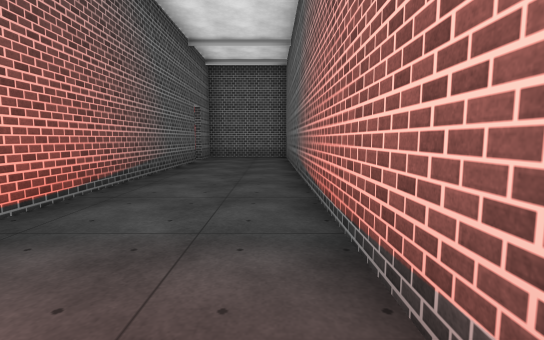
View 1 (above)

23 first-person views from a walk through a 3-D level made in the Unity game engine. The camera is 1.3 m above the floor, tilts 6° down and sees 85° across. Doors are open. The floor is counted in squares, 2 m on a side. Each view is taken from the middle of a square. On the plan, view 1 faces up. The plan holds only what a view shows up to about 9 squares ahead; the rest is blank. The place goes on beyond the plan. The player is left out. Some surface patterns are stand-ins.

View 2
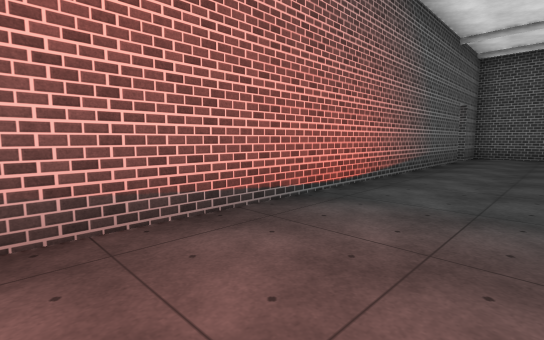

View 3
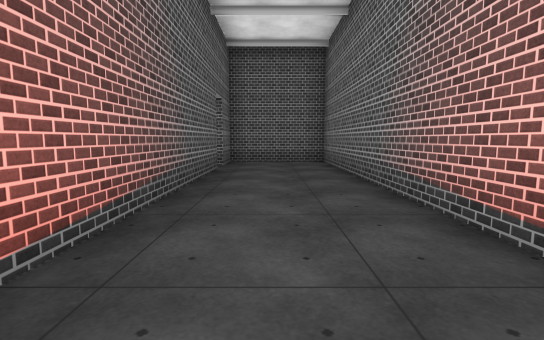

View 4
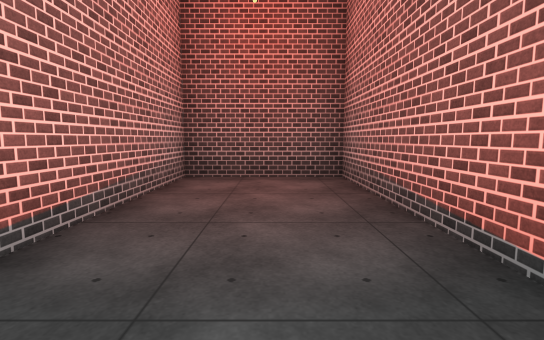

View 5
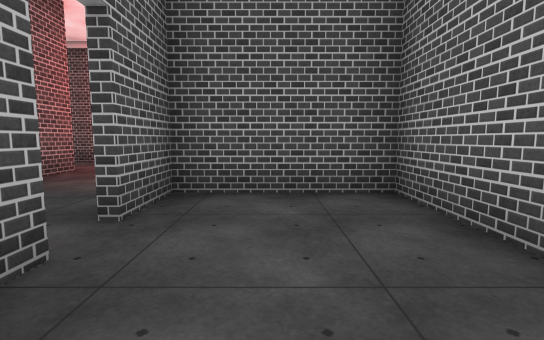

View 6
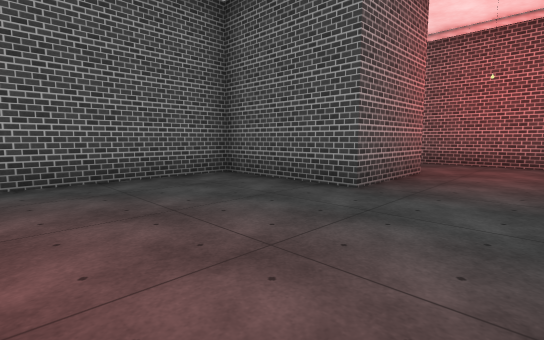

View 7
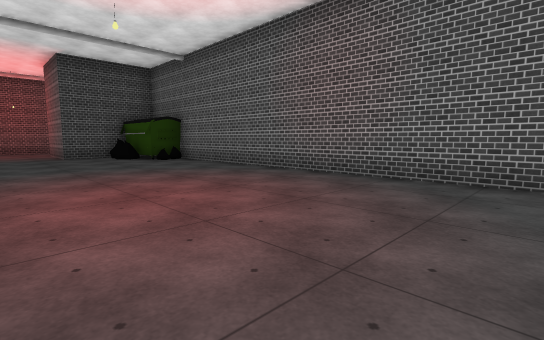

View 8
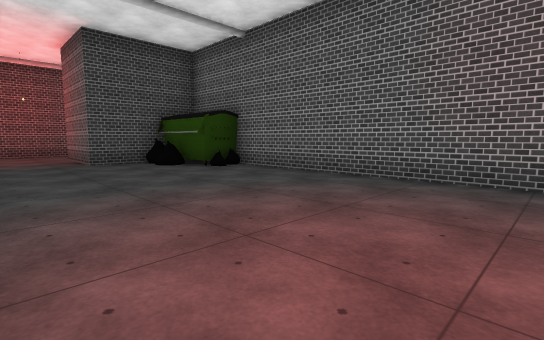

View 9
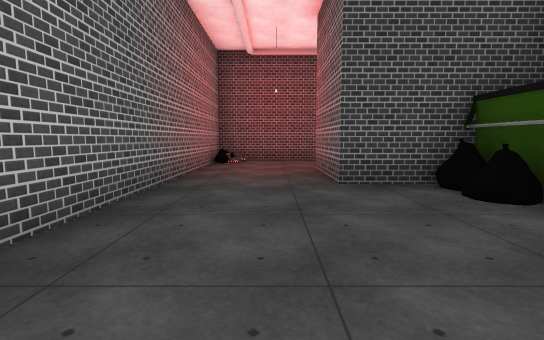

View 10
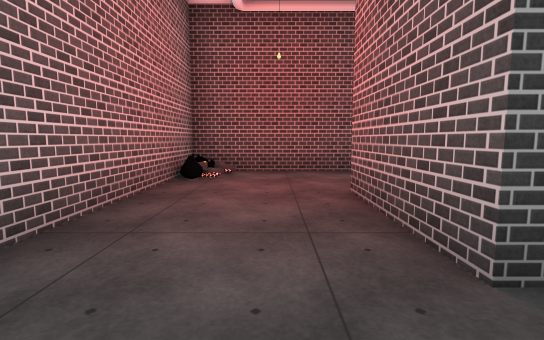

View 11
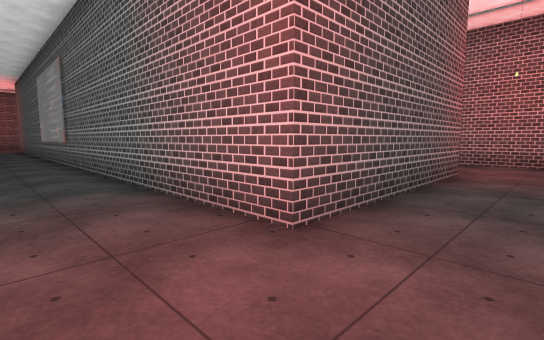

View 12
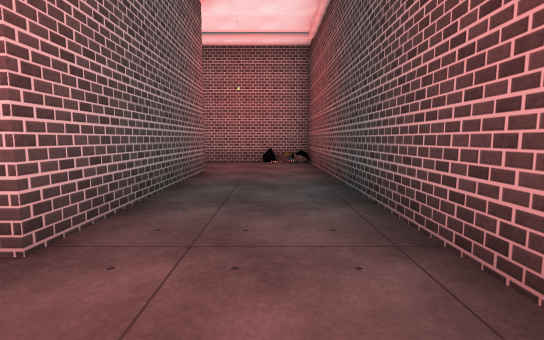

View 13
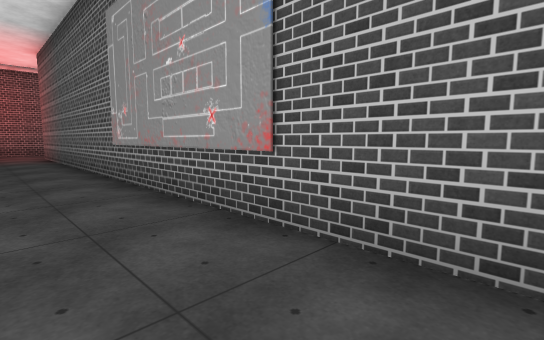

View 14
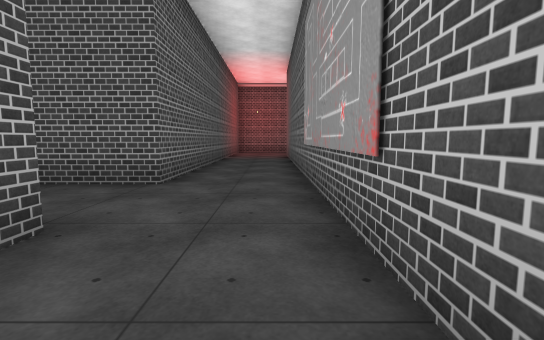

View 15
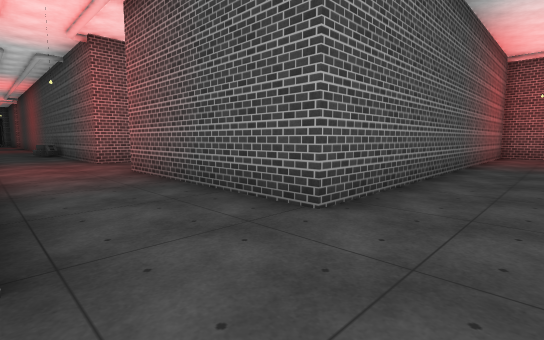

View 16
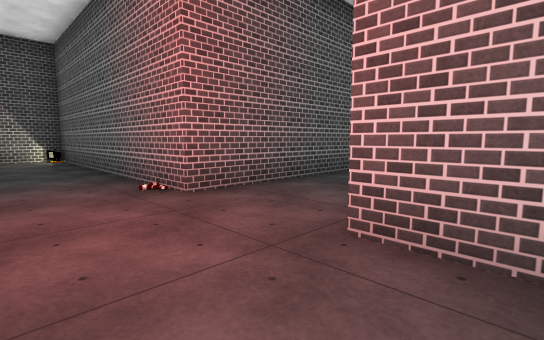

View 17
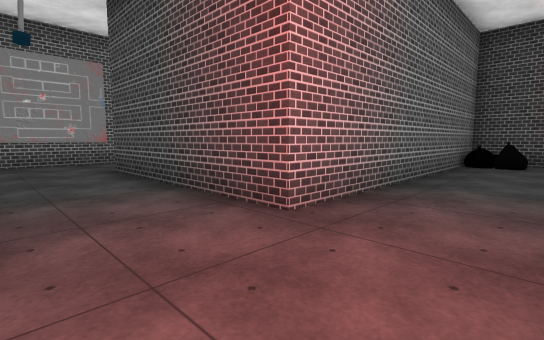

View 18
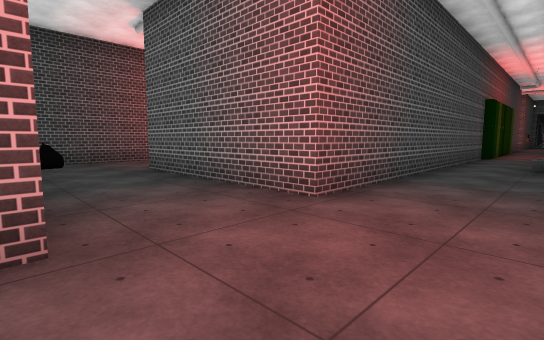

View 19
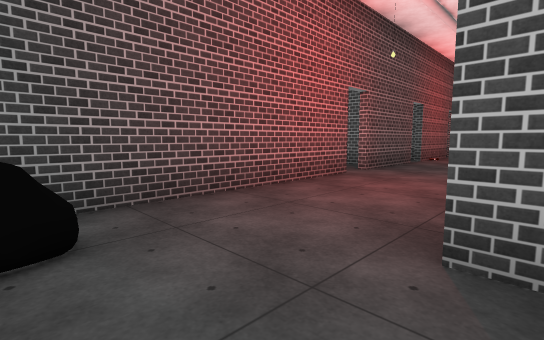

View 20
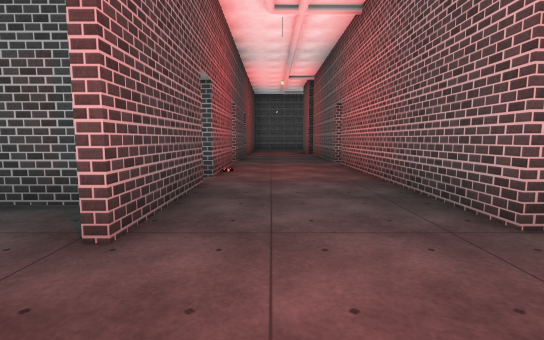

View 21
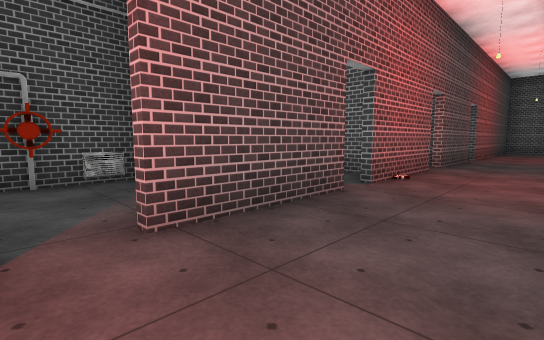

View 22
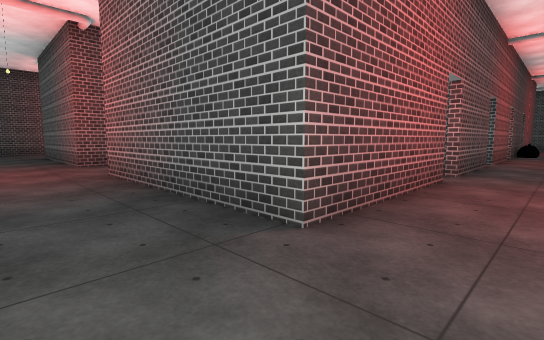

View 23
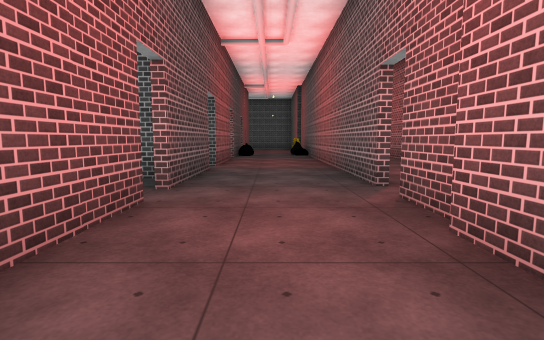

### Floor plan
Points are (right, up) in squares from view 1. A wall is a line through its corners. A room is listed if a view was taken in it or the views show most of it. See-through windows are left out.
Room 1 (views 1, 2, 3, 4, 5)
walls: (-2.2, 8.6) (-2.2, -2.1) (0.5, -2.1) (0.5, 10.6) (-2.2, 10.6) (-2.2, 9.3)
ways out: open door at (-2, 9) to room 2
Room 2 (views 6, 7, 8, 9, 10, 11, 12, 13, 14, 15, 16, 17, 18, 19, 20, 21, 22, 23)
walls: (-6.9, -0.1) (-6.8, -2.2); (-11.6, 14.3) (-11.6, 5.2) (-16.2, 5.2) (-16.2, 12.3) (-17.6, 12.3); (-22.1, 9.7) (-18.7, 9.7) (-18.7, 5.2) (-20.6, 5.2); (-20.3, 12.3) (-21.1, 12.3); (-23, -1.2) (-28.6, -1.2); (-10, -7) (-2.4, -7) (-2.4, 0.4); (-24.4, 3) (-18.7, 3) (-18.7, -1.5); (-21.3, 12.4) (-22.4, 12.4); (-5, 13) (-5, 10.6) (-7.9, 10.6) (-7.9, -0.1) (-6.7, -0.1) (-6.6, -2.2) (-5, -2.2) (-5, -4.6) (-9.4, -4.6) (-9.4, 12.3); (-22.1, -4) (-16.2, -4) (-16.2, 3) (-11.6, 3) (-11.6, 2.6); (-23, 12.4) (-28, 12.4); (-25.4, 9.7) (-22.8, 9.7); (-25.4, -4) (-22.8, -4); (-3.3, 15.4) (-6.6, 15.4); (-28.5, 9.7) (-26, 9.7); (-29.3, -1.2) (-30.1, -1.2); (-28.6, -4) (-26, -4); (-31.9, -4) (-29.3, -4)
ways out: open door at (-2, 9) to room 1; gap at (-22.5, -4) to room 3; opening at (-30.5, -2.5); opening at (-29, -4); opening at (-24, 4); open door at (-29, -1); gap at (-25.5, -4); gap at (-23, 13)
Room 3 (no view inside)
walls: (-23.9, -4.7) (-23.9, -5.7); (-22.8, -6.7) (-22.3, -6.7); (-23.5, -6.9) (-22.2, -6.7)
ways out: gap at (-22.5, -4) to room 2

Where each view was taken, in squares from view 1:
view 1: 0 up, 0 right, facing up
view 2: 1 down, 0 right, facing up-left
view 3: 2 up, 1 left, facing up
view 4: 3 up, 1 left, facing down
view 5: 7 up, 1 left, facing up
view 6: 7 up, 3 left, facing up-left
view 7: 9 up, 3 left, facing down-left
view 8: 6 up, 3 left, facing down-left
view 9: 2 up, 4 left, facing down
view 10: 1 down, 4 left, facing down
view 11: 6 down, 11 left, facing up-right
view 12: 6 down, 11 left, facing right
view 13: 1 up, 11 left, facing up-right
view 14: 1 up, 10 left, facing up
view 15: 3 up, 10 left, facing up-left
view 16: 2 up, 18 left, facing up-right
view 17: 5 up, 18 left, facing down-right
view 18: 5 up, 16 left, facing down-left
view 19: 1 down, 17 left, facing down-left
view 20: 3 down, 21 left, facing left
view 21: 2 down, 22 left, facing down-left
view 22: 11 up, 17 left, facing down-left
view 23: 11 up, 19 left, facing left
